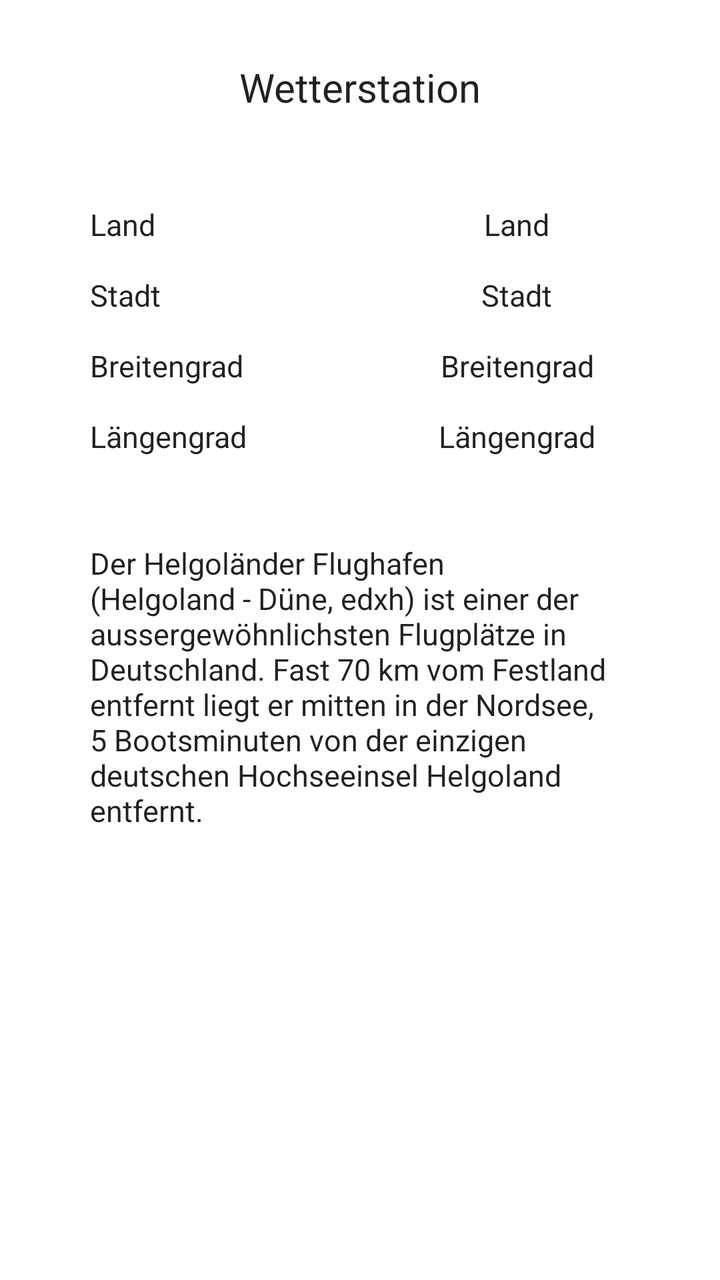
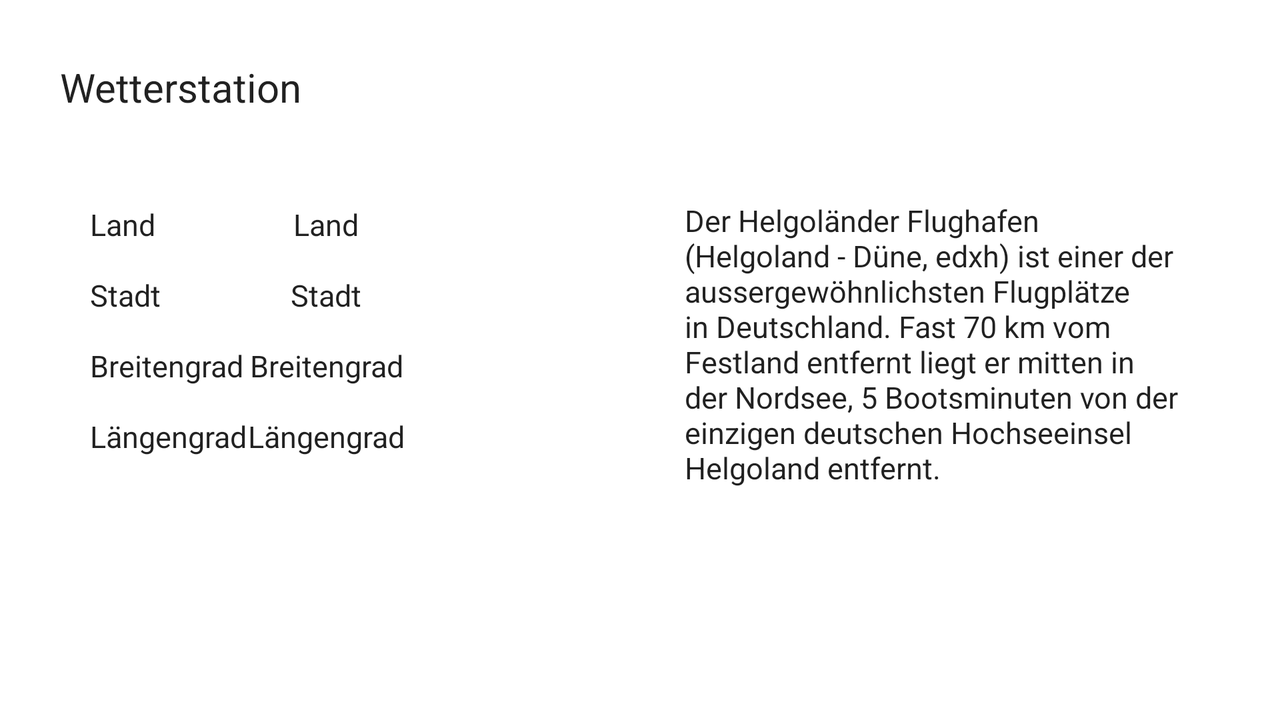

First picture: res/layout/ on a phone held upright. Second picture: the repository's own variant of that layout, on a device whose configuration matches the variant's folder. Source for both follows.
<!-- AndroidManifest.xml: application theme AppTheme -->
<!-- res/layout/weatherstation.xml -->
<?xml version="1.0" encoding="utf-8"?>
<LinearLayout xmlns:android="http://schemas.android.com/apk/res/android"
    android:layout_width="match_parent"
    android:layout_height="match_parent"
    android:padding="@dimen/small"
    android:orientation="vertical"
    android:background="@android:color/white">

    <TextView
        android:layout_width="match_parent"
        android:layout_height="wrap_content"
        style="@style/AppTheme.View.TextView.Big"
        android:text="@string/station_header"
        android:layout_marginTop="@dimen/small"
        android:gravity="center" />

    <TableLayout

        android:layout_width="match_parent"
        android:layout_height="wrap_content"
        android:shrinkColumns="*"
        android:stretchColumns="*"
        android:layout_marginTop="@dimen/small"
        android:paddingTop="@dimen/small"
        android:layout_marginLeft="@dimen/small"
        android:paddingLeft="@dimen/small"
        android:layout_marginRight="@dimen/small">

        <TableRow android:layout_marginTop="@dimen/small">

            <TextView
                style="@style/AppTheme.View.TextView"
                android:text="@string/station_country_label" />

            <TextView
                android:id="@+id/station_country"
                style="@style/AppTheme.View.TextView"
                android:gravity="center_horizontal"
                android:text="@string/station_country_label" />
        </TableRow>

        <TableRow android:layout_marginTop="@dimen/small">

            <TextView
                style="@style/AppTheme.View.TextView"
                android:text="@string/station_city_label" />

            <TextView
                android:id="@+id/station_city"
                style="@style/AppTheme.View.TextView"
                android:gravity="center_horizontal"
                android:text="@string/station_city_label" />
        </TableRow>

        <TableRow android:layout_marginTop="@dimen/small">

            <TextView
                style="@style/AppTheme.View.TextView"
                android:text="@string/station_lat_label" />

            <TextView
                android:id="@+id/station_lat"
                style="@style/AppTheme.View.TextView"
                android:gravity="center_horizontal"
                android:text="@string/station_lat_label" />
        </TableRow>

        <TableRow android:layout_marginTop="@dimen/small">

            <TextView
                style="@style/AppTheme.View.TextView"
                android:text="@string/station_lon_label" />

            <TextView
                android:id="@+id/station_lon"
                style="@style/AppTheme.View.TextView"
                android:gravity="center_horizontal"
                android:text="@string/station_lon_label" />
        </TableRow>

    </TableLayout>

    <TextView
        android:layout_width="match_parent"
        android:layout_height="wrap_content"
        style="@style/AppTheme.View.TextView"
        android:paddingTop="@dimen/bigger"
        android:layout_marginLeft="@dimen/small"
        android:paddingRight="@dimen/small"
        android:layout_marginRight="@dimen/small"
        android:paddingLeft="@dimen/small"
        android:text="@string/station_desc"
        android:layout_marginTop="@dimen/small" />


</LinearLayout>
<!-- resources referenced by this layout -->
<resources>
  <!-- from res/values-xhdpi/ -->
  <dimen name="bigger">28dp</dimen>
  <!-- from res/values-xhdpi/ -->
  <dimen name="small">15dp</dimen>
  <string name="station_city_label">Stadt</string>
  <string name="station_country_label">Land</string>
  <string name="station_desc">Der Helgoländer Flughafen (Helgoland - Düne, edxh) ist
          einer der aussergewöhnlichsten Flugplätze in Deutschland. Fast 70 km vom Festland entfernt
          liegt er mitten in der Nordsee, 5 Bootsminuten von der einzigen deutschen Hochseeinsel
          Helgoland entfernt.</string>
  <string name="station_header">Wetterstation</string>
  <string name="station_lat_label">Breitengrad</string>
  <string name="station_lon_label">Längengrad</string>
  <style name="AppTheme.View.TextView">
          <item name="android:textSize">@dimen/text</item>
      </style>
  <style name="AppTheme.View.TextView.Big">
          <item name="android:textSize">@dimen/big_text</item>
      </style>
  <style name="AppTheme" parent="Theme.Weatherhistory">
          
      </style>
  <!-- from res/values-xhdpi/ -->
  <dimen name="text">15dp</dimen>
  <!-- from res/values-xhdpi/ -->
  <dimen name="big_text">20dp</dimen>
  <!-- drawable selectable_background_weatherhistory (drawable) -->
  <?xml version="1.0" encoding="utf-8"?>
  <selector xmlns:android="http://schemas.android.com/apk/res/android"
          android:exitFadeDuration="@android:integer/config_mediumAnimTime" >
      <item android:state_pressed="false" android:state_focused="true" android:drawable="@drawable/list_focused_weatherhistory" />
      <item android:state_pressed="true" android:drawable="@drawable/list_pressed_weatherhistory" />
      <item android:drawable="@android:color/transparent" />
  </selector>
  <style name="PopupMenu.Weatherhistory" parent="@style/Widget.AppCompat.PopupMenu">	
          <item name="android:popupBackground">@drawable/menu_dropdown_panel_weatherhistory</item>	
      </style>
  <style name="DropDownListView.Weatherhistory" parent="@style/Widget.AppCompat.ListView.DropDown">
          <item name="android:listSelector">@drawable/selectable_background_weatherhistory</item>
      </style>
  <style name="ActionBarTabStyle.Weatherhistory" parent="@style/Widget.AppCompat.ActionBar.TabView">
          <item name="android:background">@drawable/tab_indicator_ab_weatherhistory</item>
      </style>
  <style name="DropDownNav.Weatherhistory" parent="@style/Widget.AppCompat.Spinner.DropDown.ActionBar">
          <item name="android:background">@drawable/spinner_background_ab_weatherhistory</item>
          <item name="android:popupBackground">@drawable/menu_dropdown_panel_weatherhistory</item>
          <item name="android:dropDownSelector">@drawable/selectable_background_weatherhistory</item>
      </style>
  <!-- from res/values-v14/ -->
  <style name="ActionBar.Solid.Weatherhistory" parent="@style/Widget.AppCompat.Light.ActionBar.Solid.Inverse">
          <item name="android:background">@drawable/ab_solid_weatherhistory</item>
          <item name="android:backgroundStacked">@drawable/ab_stacked_solid_weatherhistory</item>
          <item name="android:backgroundSplit">@drawable/ab_bottom_solid_weatherhistory</item>
          <item name="android:progressBarStyle">@style/ProgressBar.Weatherhistory</item>
      </style>
  <style name="ActionButton.CloseMode.Weatherhistory" parent="@style/Widget.AppCompat.ActionButton.CloseMode">
          <item name="android:background">@drawable/btn_cab_done_weatherhistory</item>
      </style>
  <!-- from res/values-v14/ -->
  <style name="Theme.Weatherhistory.Widget" parent="@style/Theme.AppCompat">
          <item name="android:popupMenuStyle">@style/PopupMenu.Weatherhistory</item>
          <item name="android:dropDownListViewStyle">@style/DropDownListView.Weatherhistory</item>
      </style>
  <style name="ProgressBar.Weatherhistory" parent="@style/Widget.AppCompat.ProgressBar.Horizontal">
          <item name="android:progressDrawable">@drawable/progress_horizontal_weatherhistory</item>
      </style>
</resources>
<!-- res/layout-land/weatherstation.xml (the repository's variant of the layout above) -->
<!-- drawn on the phone turned sideways -->
<?xml version="1.0" encoding="utf-8"?>
<LinearLayout xmlns:android="http://schemas.android.com/apk/res/android"
    android:layout_width="match_parent"
    android:layout_height="match_parent"
    android:padding="@dimen/small"
    android:orientation="vertical"
    android:background="@android:color/white">

    <TextView
        android:layout_width="match_parent"
        android:layout_height="wrap_content"
        style="@style/AppTheme.View.TextView.Big"
        android:text="@string/station_header"
        android:layout_marginTop="@dimen/small"
        android:layout_marginLeft="@dimen/small"
        android:gravity="left" />

    <LinearLayout xmlns:android="http://schemas.android.com/apk/res/android"
        android:layout_width="match_parent"
        android:layout_height="match_parent"
        android:orientation="horizontal"
        android:weightSum="2">

        <TableLayout

            android:layout_width="0dp"
            android:layout_weight="1"
            android:layout_height="match_parent"
            android:shrinkColumns="*"
            android:layout_marginTop="@dimen/small"
            android:paddingTop="@dimen/small"
            android:layout_marginLeft="@dimen/small"
            android:paddingLeft="@dimen/small"
            android:layout_marginRight="@dimen/small">

            <TableRow android:layout_marginTop="@dimen/small">

                <TextView
                    style="@style/AppTheme.View.TextView"
                    android:text="@string/station_country_label" />

                <TextView
                    android:id="@+id/station_country"
                    style="@style/AppTheme.View.TextView"
                    android:gravity="center_horizontal"
                    android:text="@string/station_country_label" />
            </TableRow>

            <TableRow android:layout_marginTop="@dimen/small">

                <TextView
                    style="@style/AppTheme.View.TextView"
                    android:text="@string/station_city_label" />

                <TextView
                    android:id="@+id/station_city"
                    style="@style/AppTheme.View.TextView"
                    android:gravity="center_horizontal"
                    android:text="@string/station_city_label" />
            </TableRow>

            <TableRow android:layout_marginTop="@dimen/small">

                <TextView
                    style="@style/AppTheme.View.TextView"
                    android:text="@string/station_lat_label" />

                <TextView
                    android:id="@+id/station_lat"
                    style="@style/AppTheme.View.TextView"
                    android:gravity="center_horizontal"
                    android:text="@string/station_lat_label" />
            </TableRow>

            <TableRow android:layout_marginTop="@dimen/small">

                <TextView
                    style="@style/AppTheme.View.TextView"
                    android:text="@string/station_lon_label" />

                <TextView
                    android:id="@+id/station_lon"
                    style="@style/AppTheme.View.TextView"
                    android:gravity="center_horizontal"
                    android:text="@string/station_lon_label" />
            </TableRow>

        </TableLayout>

        <TextView
            android:layout_width="0dp"
            android:layout_weight="1"
            android:layout_height="wrap_content"
            style="@style/AppTheme.View.TextView"
            android:paddingTop="@dimen/bigger"
            android:paddingRight="@dimen/small"
            android:layout_marginRight="@dimen/small"
            android:paddingLeft="@dimen/small"
            android:text="@string/station_desc"
            android:layout_marginTop="@dimen/small" />
    </LinearLayout>

</LinearLayout>
